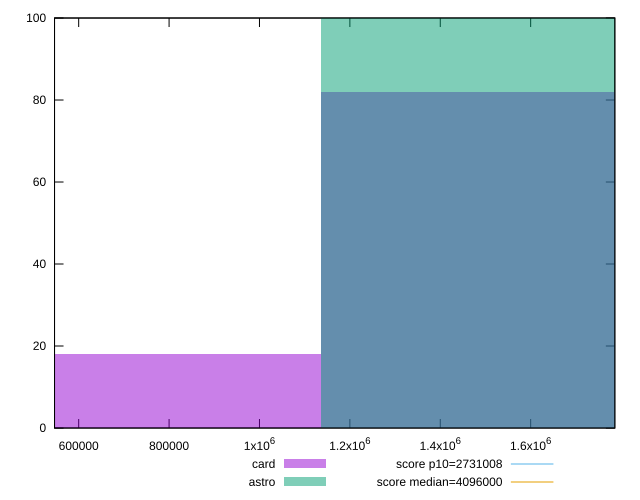

Reproduce this figure in gnuplot.
reset

$card <<EOF
1513515.4147885193 82
756757.7073942596 18
EOF

$astro <<EOF
1513515.4147885193 100
EOF

set key outside below
set boxwidth 756757.7073942596
set xrange [546566:1786194]
set yrange [0:100]
set trange [0:100]
set style fill transparent solid 0.5 noborder

set parametric
set terminal svg size 640, 500 enhanced background rgb 'white'
set output "reports/report_00028_2021-02-24T12-49-42.674Z/total-byte-weight/comparison/histogram/2_vs_3.svg"

plot $card title "card" with boxes, \
     $astro title "astro" with boxes, \
     2731008,t title "score p10=2731008", \
     4096000,t title "score median=4096000"

reset
